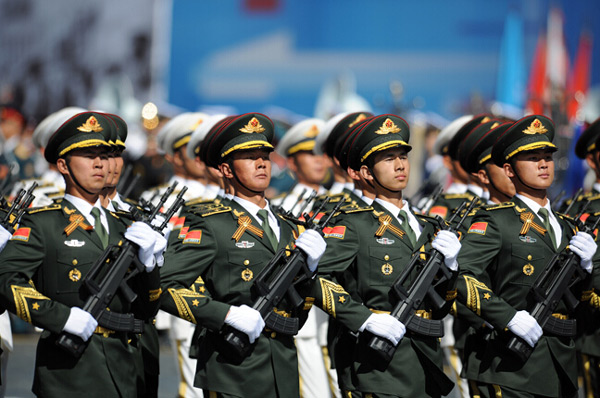
%> input picture matlab/a3/Faces/example.bmp, 600 x 398 px
$ octave a3_4_2.m   (GNU Octave 9; MATLAB toolbox functions it lacks are replaced by stand-ins)
%> lines starting %> are read from the running program, lines starting %| are printed output that depends on the picture; in (x1, y1, x2, y2) boxes, pixels count from 0 and x2, y2 are one past the last pixel; in counts of white or black regions, pixels touching at a corner belong together; the program's own positions count from 1
clear;close all;clc;
load face_5;
% mypool=parpool();
exam=imread('Faces/example.bmp');
%> exam is the input picture: size 398x600x3 uint8; mean R, G, B 84.8, 91.4, 95.6
%exam=imrotate(exam,90); %旋转
[m,n,~]=size(exam);
%> m = 398; n = 600
%修改颜色
%exam=imadjust(exam,[.1 0 0;.6 .7 1],[]);
%拉伸
% n=2*n;
% exam=imresize(exam,[m n]);
exam=double(exam);
%> exam: size 398x600x3 double
%存储所选的颜色
c1=2^(7-L)-1:2^(8-L):2^8-1;
c3=[reshape(repmat(c1,2^(2*L),1),2^(3*L),1) reshape(repmat(c1,2^L,2^L),2^(3*L),1) repmat(c1',2^(2*L),1)];
[~,list]=sort(v,'descend');

index_find=zeros(m,n,10);
step=8;
for i=1:6
    index_find(:,:,i)=(abs(exam(:,:,1)-c3(list(i),1))<step)...
                &(abs(exam(:,:,2)-c3(list(i),2))<step)...
                &(abs(exam(:,:,3)-c3(list(i),3))<step);
end
index=sum(index_find,3);
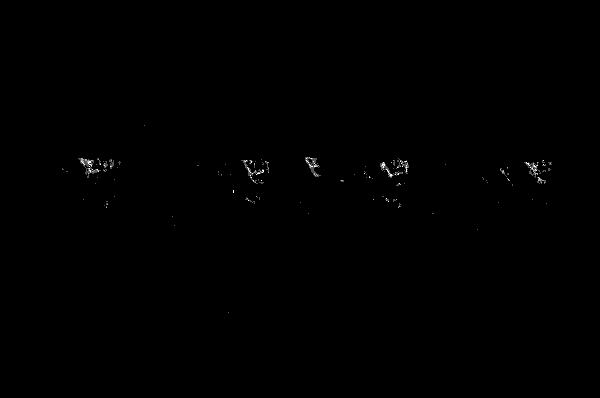
%> index: size 398x600 double; min 0, max 3, mean 0.00609; drawn with min black and max white
%除去单个噪点
index=bwareaopen(index,2);
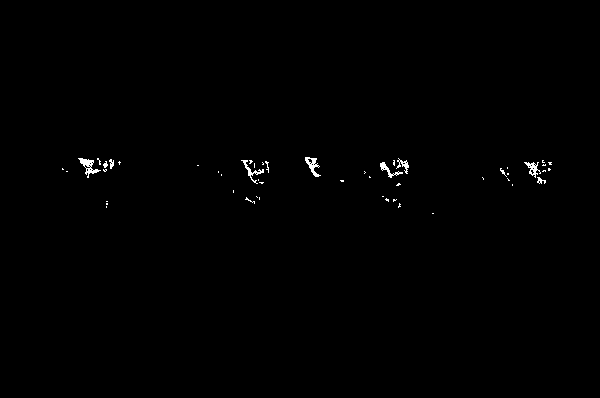
%> index: size 398x600 logical; 0.42% white in thin lines or dots, all inside (x1, y1, x2, y2) = (62, 157, 552, 214)
 for k=[90 80 40 35 ]
     [y,x]=find(index);
     u0=zeros(2^(3*L),1);
     u=zeros(2^(3*L),length(x));
     mk=fix(m/k);nk=fix(n/k);
     for i=1:length(x)index=(index~=0);

         try %去除在图像边缘的点
             pic=exam((y(i)-mk):(y(i)+mk),(x(i)-nk):(x(i)+nk),:);
             u(:,i)=anay_face(pic,L);
             d=1-sum(sqrt(v.*u(:,i)));
             if(d>0.65)
                 index(y(i),x(i))=0;
             else
                index(y(i),x(i))=1;
             end
         catch
             index(y(i),x(i))=0;
         end
     end
 clear u x y;
 end
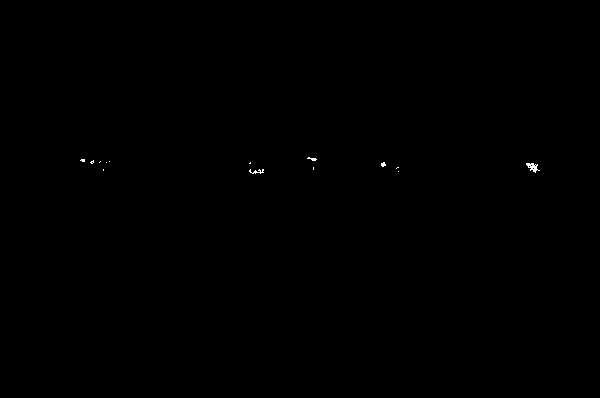
%> index: size 398x600 logical; 0.07% white in thin lines or dots, all inside (x1, y1, x2, y2) = (80, 157, 540, 174)
[y,x]=find(index);
%> y = 179 values from 158 to 174; x = 179 values from 81 to 540


 for i=1:length(x)
     index(y(i)-mk:y(i)+mk,x(i)-nk:x(i)+nk)=1;
 end
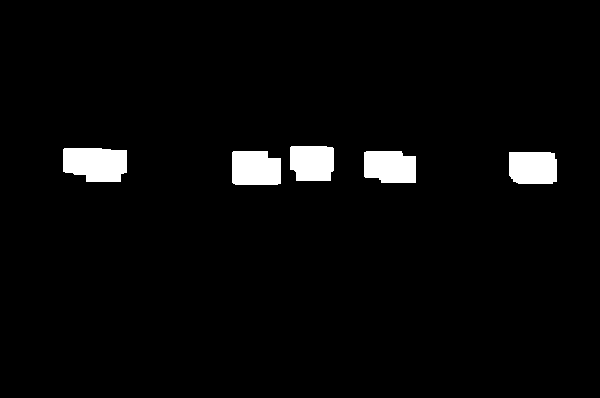
%> index: size 398x600 logical; 3.3% white; 5 white regions, box (x1, y1, x2, y2) and area: (63, 148, 127, 182) 1899, (232, 151, 281, 185) 1567, (364, 151, 416, 183) 1513, (509, 152, 557, 184) 1477, (290, 146, 334, 181) 1440
%覆盖区间变为长方形
%[y,x]=find(index);
%index=zeros(m,n);
%index(y,x)=1;

%差分得到边框
index=(index~=0);
e_index=2*index-[zeros(m,1) index(:,1:end-1)]-[zeros(1,n);index(1:end-1,:)];
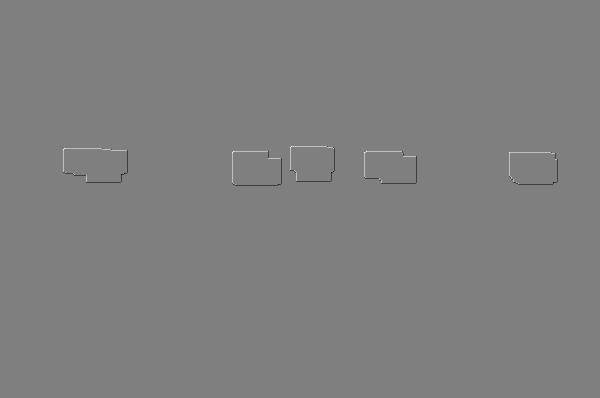
%> e_index: size 398x600 double; min -2, max 2, mean 0; drawn with min black and max white
exam(:,:,1)=exam(:,:,1)+255*(e_index~=0);
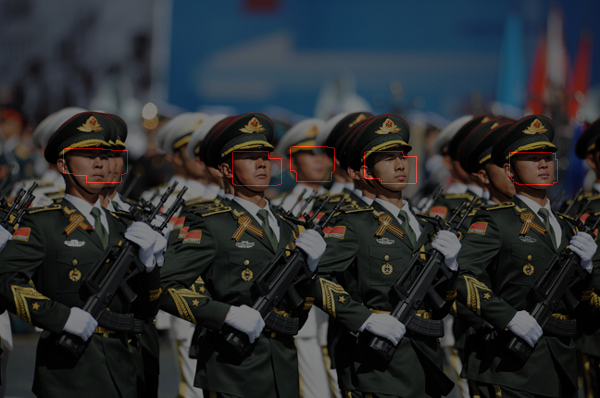
%> exam: size 398x600x3 double; mean R, G, B 85.7, 91.4, 95.6; drawn with min black and max white
imshow(uint8(exam));
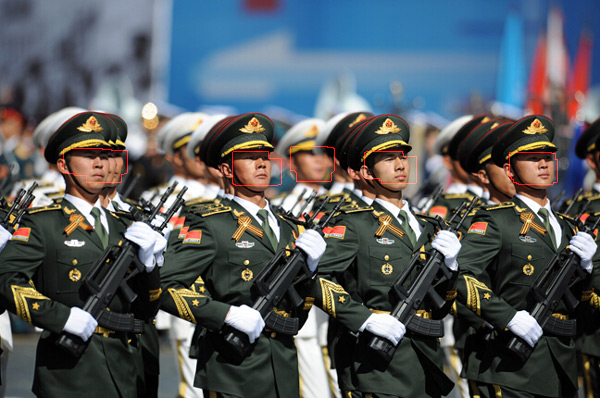
%> displayed picture: size 398x600x3, on the screen's scale of 0 to 255; mean R, G, B 85.3, 91.4, 95.6
% delete(mypool);
